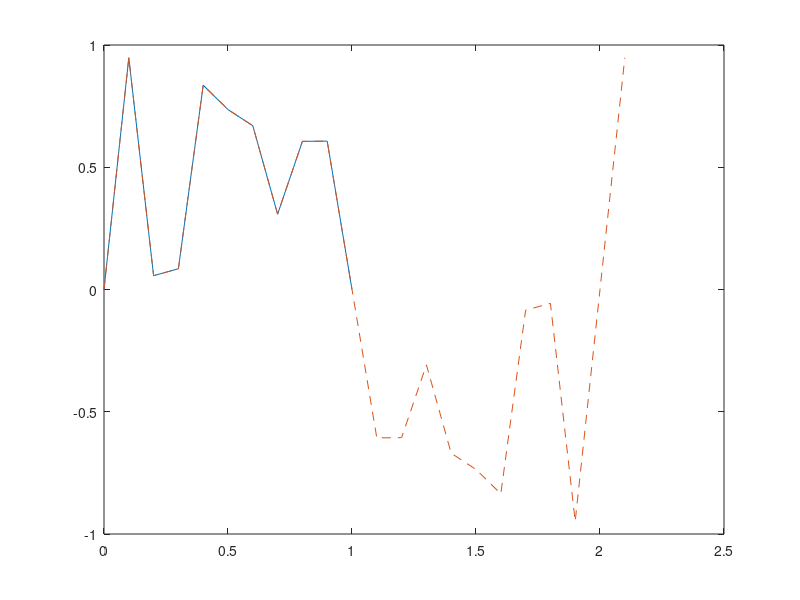

This chart was generated by the following MATLAB code:
clear
% clc
 
rng(2)

L = 1;
Nx = 11;
dx = L/(Nx-1);
x = (0:Nx-1).'*dx;
k = (0:Nx-1)*pi/L; 

a = rand(Nx,1);
% a = tanh(2*x/L)-.4*cos(6*x*L*pi).*exp(x/L)+1;
a([1,end])=0; % odd function!

x2 = (0:2*Nx-1)'*dx; % to plot more of the domain
% x2 = x;

% a=a-mean(a);


%% using seb's. Fully fft
% a2=a.';
% aPer=[a2,-fliplr(a2(2:end-1))];
% A=fft(aPer,[],2);
% A=-imag(A(:,1:Nx));
% aPer=ifft([A,-fliplr(A(2:end-1))],[],2);
% a_=imag(aPer(:,1:Nx));

%% transfrom fft
% a2=a.';
% aPer=[a2,-fliplr(a2(2:end-1))];
% A=fft(aPer,[],2);
% A=-imag(A(:,1:Nx));
% a_ = sum([A(1),2*A(2:end-1),A(end)].*sin(k.*x2),2)./(2*(Nx-1)) ;


% %% inverse transfrom fft
% A = sum([a(1);2*a(2:end-1);a(end)].*sin(k.*x),1);
% aPer=ifft([A,-fliplr(A(2:end-1))],[],2);
% a_=imag(aPer(:,1:Nx));

% %% fully sum
A = sum([a(1);2*a(2:end-1);a(end)].*sin(k.*x),1);
a_ = sum([A(1),2*A(2:end-1),A(end)].*sin(k.*x2),2)./(2*(Nx-1)) ;
 


fprintf('%.3f,\t',a);fprintf('\n');
fprintf('%.3f,\t',a_);fprintf('\n');

plot(x,a,x2,a_,'--')
